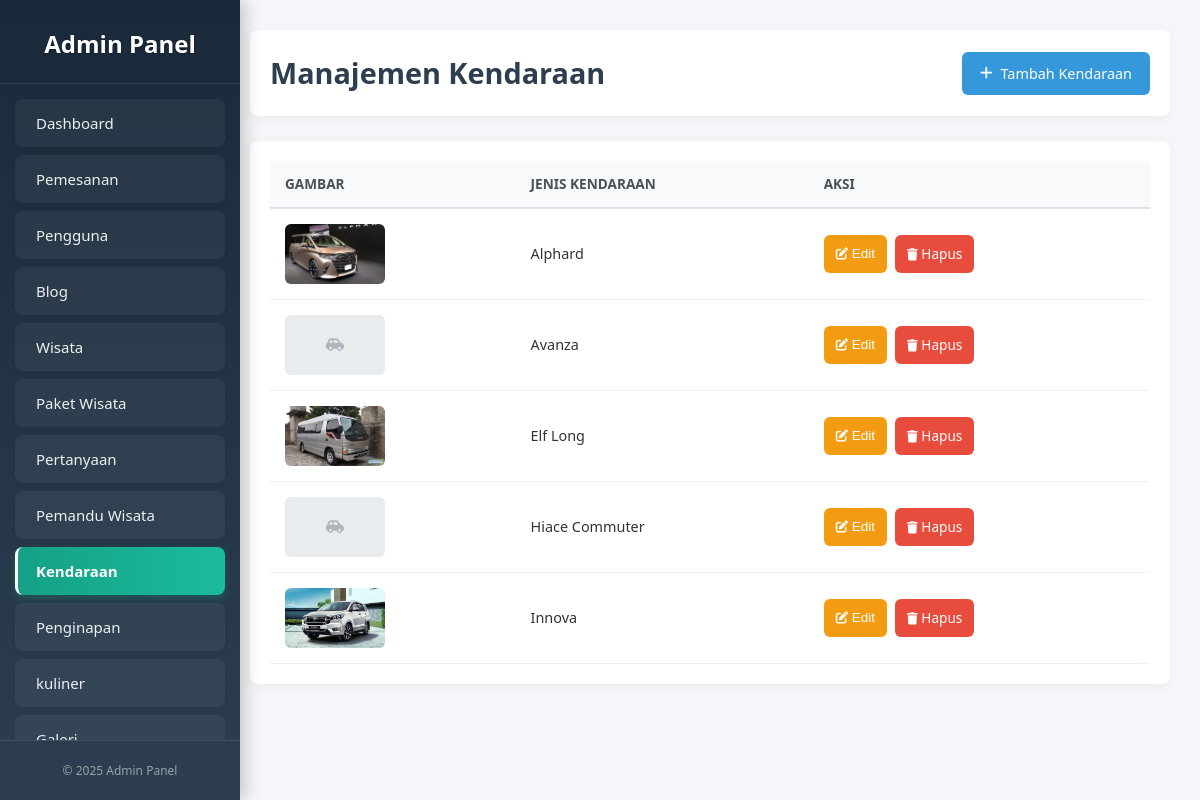
Page /newadmin/kendaraan.php on the committed database.
### tables this page shows
CREATE TABLE `kendaraan` (
  `id_kendaraan` int NOT NULL,
  `jenis_kendaraan` varchar(100) DEFAULT NULL,
  `gambar` varchar(255) NOT NULL,
  `harga` decimal(12,2) NOT NULL DEFAULT '0.00'
);

### newadmin/kendaraan.php (the view, shortened to what this page needs)
<?php
require_once '../backend/koneksi.php';
$kendaraan_list = [];
$sql = "SELECT id_kendaraan, jenis_kendaraan, gambar FROM kendaraan ORDER BY jenis_kendaraan ASC";
$result = $conn->query($sql);
while ($row = $result->fetch_assoc()) {
    $kendaraan_list[] = $row;
}
?>
<!DOCTYPE html>
<html lang="id">
<head>
    <link href="https://cdnjs.cloudflare.com/ajax/libs/font-awesome/6.4.0/css/all.min.css" rel="stylesheet">
</head>
<body>
  <?php include '../komponen/sidebar_admin.php'; ?>
  <main class="main-content">
    <header class="dashboard-header">
      <h1>Manajemen Kendaraan</h1>
      <a href="tambah_kendaraan.php" class="btn-add"><i class="fas fa-plus"></i> Tambah Kendaraan</a>
    </header>
    <div class="table-container">
      <div class="table-wrapper">
        <table>
          <thead>
            <tr><th>Gambar</th><th>Jenis Kendaraan</th><th>Aksi</th></tr>
          </thead>
          <tbody>
            <?php if (!empty($kendaraan_list)): ?>
              <?php foreach($kendaraan_list as $kendaraan): ?>
              <tr data-id="<?php echo $kendaraan['id_kendaraan']; ?>">
                <td>
                  <div class="kendaraan-thumbnail">
                    <?php if (!empty($kendaraan['gambar']) && file_exists('../' . $kendaraan['gambar'])): ?>
                        <img src="../<?php echo htmlspecialchars($kendaraan['gambar']); ?>" alt="<?php echo htmlspecialchars($kendaraan['jenis_kendaraan']); ?>">
                    <?php else: ?>
                        <i class="fas fa-car-side"></i>
                    <?php endif; ?>
                  </div>
                </td>
                <td><?php echo htmlspecialchars($kendaraan['jenis_kendaraan']); ?></td>
                <td>
                  <div class="action-buttons">
                    <button class="btn btn-edit" onclick="openEditModal(<?php echo $kendaraan['id_kendaraan']; ?>)" title="Edit"><i class="fas fa-edit"></i> Edit</button>
                    <a href="../backend/hapus_kendaraan.php?id=<?php echo $kendaraan['id_kendaraan']; ?>" class="btn btn-delete" title="Hapus" onclick="return confirm('Apakah Anda yakin ingin menghapus kendaraan ini?');"><i class="fas fa-trash"></i> Hapus</a>
                  </div>
                </td>
              </tr>
              <?php endforeach; ?>
            <?php else: ?>
              <tr><td colspan="3" style="text-align: center; padding: 20px;">Tidak ada data kendaraan.</td></tr>
            <?php endif; ?>
          </tbody>
        </table>
      </div>
    </div>
  </main>
</body>
</html>

### newadmin/kendaraan.php (style rules this page uses)
body { font-family: 'Segoe UI', sans-serif; background-color: #f4f6f9; color: #333; line-height: 1.6; margin: 0; }
.main-content { margin-left: 220px; padding: 30px; }
.dashboard-header { background: #ffffff; border-radius: 8px; padding: 20px; margin-bottom: 25px; box-shadow: 0 2px 10px rgba(0,0,0,0.05); display: flex; justify-content: space-between; align-items: center; }
.dashboard-header h1 { color: #2c3e50; font-size: 1.8rem; font-weight: 600; margin: 0; }
.btn-add { background-color: #3498db; color: white; border: none; padding: 10px 18px; border-radius: 6px; cursor: pointer; font-weight: 500; font-size: 0.9rem; text-decoration: none; display: flex; align-items: center; gap: 8px; }
.table-container { background: #ffffff; border-radius: 8px; padding: 20px; box-shadow: 0 2px 10px rgba(0,0,0,0.05); overflow: hidden; }
.table-wrapper { overflow-x: auto; }
table { width: 100%; border-collapse: collapse; }
th { background-color: #f8f9fa; padding: 12px 15px; text-align: left; font-weight: 600; color: #495057; font-size: 0.85rem; text-transform: uppercase; border-bottom: 2px solid #dee2e6; }
td { padding: 15px; border-bottom: 1px solid #ecf0f1; vertical-align: middle; font-size: 0.9rem; }
.kendaraan-thumbnail { width: 100px; height: 60px; border-radius: 6px; background-color: #e9ecef; display: flex; align-items: center; justify-content: center; color: #adb5bd; overflow: hidden; flex-shrink: 0; }
.kendaraan-thumbnail img { width: 100%; height: 100%; object-fit: cover; }
.action-buttons { display: flex; gap: 8px; }
.btn { padding: 8px 12px; border: none; border-radius: 6px; cursor: pointer; font-size: 0.85rem; text-decoration: none; color: white; }
.btn i { font-size: 0.9em; }
.btn-edit { background-color: #f39c12; }
.btn-delete { background-color: #e74c3c; }

### rows in the picture
kendaraan: gambar (picture), jenis_kendaraan "Alphard"
kendaraan: jenis_kendaraan "Avanza"
kendaraan: gambar (picture), jenis_kendaraan "Elf Long"
kendaraan: jenis_kendaraan "Hiace Commuter"
kendaraan: gambar (picture), jenis_kendaraan "Innova"
